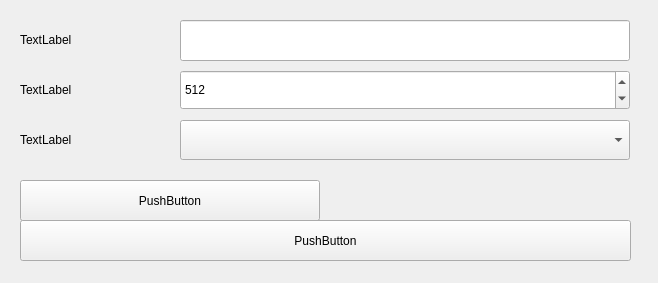
<?xml version="1.0" encoding="UTF-8"?>
<ui version="4.0">
 <class>Form</class>
 <widget class="QWidget" name="Form">
  <property name="geometry">
   <rect>
    <x>0</x>
    <y>0</y>
    <width>658</width>
    <height>283</height>
   </rect>
  </property>
  <property name="windowTitle">
   <string>Form</string>
  </property>
  <widget class="QLineEdit" name="passwordLineEdit">
   <property name="geometry">
    <rect>
     <x>180</x>
     <y>20</y>
     <width>450</width>
     <height>41</height>
    </rect>
   </property>
  </widget>
  <widget class="QLabel" name="passwordLabel">
   <property name="geometry">
    <rect>
     <x>20</x>
     <y>30</y>
     <width>145</width>
     <height>20</height>
    </rect>
   </property>
   <property name="text">
    <string>TextLabel</string>
   </property>
  </widget>
  <widget class="QLabel" name="peerLimitLabel">
   <property name="geometry">
    <rect>
     <x>20</x>
     <y>80</y>
     <width>145</width>
     <height>20</height>
    </rect>
   </property>
   <property name="text">
    <string>TextLabel</string>
   </property>
  </widget>
  <widget class="QSpinBox" name="peersLimitSpinBox">
   <property name="geometry">
    <rect>
     <x>180</x>
     <y>70</y>
     <width>450</width>
     <height>40</height>
    </rect>
   </property>
   <property name="minimum">
    <number>2</number>
   </property>
   <property name="maximum">
    <number>9999</number>
   </property>
   <property name="value">
    <number>512</number>
   </property>
  </widget>
  <widget class="QLabel" name="privacyStateLabel">
   <property name="geometry">
    <rect>
     <x>20</x>
     <y>130</y>
     <width>145</width>
     <height>20</height>
    </rect>
   </property>
   <property name="text">
    <string>TextLabel</string>
   </property>
  </widget>
  <widget class="QComboBox" name="privacyStateComboBox">
   <property name="geometry">
    <rect>
     <x>180</x>
     <y>120</y>
     <width>450</width>
     <height>40</height>
    </rect>
   </property>
  </widget>
  <widget class="QPushButton" name="deletePushButton">
   <property name="geometry">
    <rect>
     <x>20</x>
     <y>180</y>
     <width>300</width>
     <height>41</height>
    </rect>
   </property>
   <property name="text">
    <string>PushButton</string>
   </property>
  </widget>
  <widget class="QPushButton" name="savePushButton">
   <property name="geometry">
    <rect>
     <x>20</x>
     <y>220</y>
     <width>611</width>
     <height>41</height>
    </rect>
   </property>
   <property name="text">
    <string>PushButton</string>
   </property>
  </widget>
 </widget>
 <resources/>
 <connections/>
</ui>
